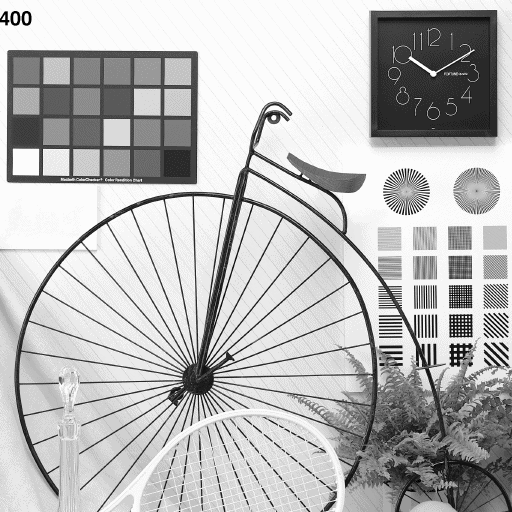
#> input picture data/11.gif, 512 x 512 px; its folder holds only this picture in this run
$ python test0.py
#> lines starting #> are read from the running program, lines starting #| are printed output that depends on the picture; long printed decimals are rounded
### esimple8/esimple8/esimple8.py
from PIL import Image
import numpy as np
import math


def make_watermark(seed, size: tuple[int, int]) -> np.ndarray:
    np.random.seed(seed)
    wtm = np.random.normal(0, 1, size=size).astype(float)
    wtm -= np.mean(wtm)
    wtm /= np.std(wtm)
    return wtm


# [6 lines left out: function make_watermark_2, not called in this run]


def embed(
    img: Image.Image, wtm_list: list[np.ndarray], msg: int, strength: float = -1
) -> Image.Image:
    if img.mode != "L":
        print("Warning: this function is made for grayscale images")
        img = img.convert(mode="L")

    wtm_threshold = 2 ** len(wtm_list) - 1

    if wtm_threshold < msg:
        print(
            f"Error: Too few watermarks: {len(wtm_list)} representing [0, {wtm_threshold}) < {msg}"
        )
        raise

    raw = np.array(img)
    wtm_embed = [
        wtm_list[i] if (msg >> i) & 1 else -wtm_list[i] for i in range(len(wtm_list))
    ]
    for i in range(len(wtm_embed)):
        wtm_embed[i] = wtm_embed[i].astype(float)
        wtm_embed[i].resize(raw.shape)

    wtm_sum = np.sum(wtm_embed, axis=0)
    wtm_sum = (
        wtm_sum
        / wtm_sum.std()
        * (math.sqrt(len(wtm_list)) if strength < 0 else strength)
    )

    raw = raw + wtm_sum
    raw = np.around(raw).clip(0, 255).astype(np.uint8)
    return Image.fromarray(raw, mode="L")


def detect(img: Image.Image, wtm_list: list[np.ndarray]) -> tuple[int, float]:
    if img.mode != "L":
        print("Warning: this function is made for grayscale images")
        img = img.convert(mode="L")

    raw = np.array(img)
    msg = 0
    confidence = 0
    for i in range(len(wtm_list)):
        wtm = wtm_list[i].astype(float)
        wtm.resize(raw.shape)
        val = np.mean(raw * wtm)
        msg += (1 if val > 0 else 0) << i
        confidence += abs(val) - 0.50

    confidence /= len(wtm_list)
    return [msg, confidence * 2]

### esimple8/test0.py
from PIL import Image
import numpy as np
import os
import matplotlib.pyplot as plt
import seaborn as sns
import random

from esimple8 import esimple8


result_path = "./test0_result"
os.makedirs(result_path, exist_ok=True)

dataset_path = "../data"
dataset = []

for file in os.listdir(dataset_path):
    file_path = os.path.join(dataset_path, file)
    if os.path.isfile(file_path):
        try:
            img = Image.open(file_path)
#> img is the input picture: PIL image 512x512 L; min 0, max 252, mean 184.7
            dataset.append(img)
        except IOError:
            pass

random.shuffle(dataset)

max_height = 0
max_width = 0
for img in dataset:
    max_width = max(max_width, img.size[0])
    max_height = max(max_height, img.size[1])
#> this loop made 1 pass
#> (max_width, max_height) on pass 1: (512, 512)

wtm_list = [
    esimple8.make_watermark(int(random.random() * (2**32)), (max_height, max_width))
    for i in range(8)
]
#> wtm_list = 8 items

img = dataset[0]
msg = random.randint(0, 2**8 - 1)
msg_get, confidence = esimple8.detect(esimple8.embed(img, wtm_list, msg), wtm_list)
#> in embed, `wtm_threshold = 2 ** len(wtm_list) - 1`: wtm_threshold = 255
#> in embed, `wtm_embed = [ wtm_list[i] if (msg >> i) & 1 else -wtm_list[i] for i in..`: wtm_embed = 8 items
#> the loop in embed, `for i in range(len(wtm_embed)):` made 8 passes
#> in embed, `wtm_sum = np.sum(wtm_embed, axis=0)`:
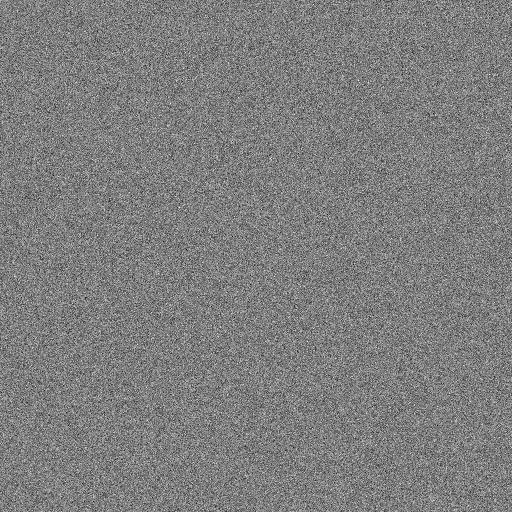
#> wtm_sum: shape (512, 512) float64; min -13.14, max 13.32, mean -1.65e-17; drawn with min black and max white
#> the loop in detect, `for i in range(len(wtm_list)):` made 8 passes
#> (val, msg, confidence) on passes 1 to 8: (-0.999, 0, 0.499), (-1.05, 0, 1.05), (0.654, 4, 1.2), (-0.82, 4, 1.52), (0.942, 20, 1.96), (0.975, 52, 2.44), (0.806, 116, 2.74), (0.739, 244, 2.98)
#> pass 1, in detect, `wtm = wtm_list[i].astype(float)`:
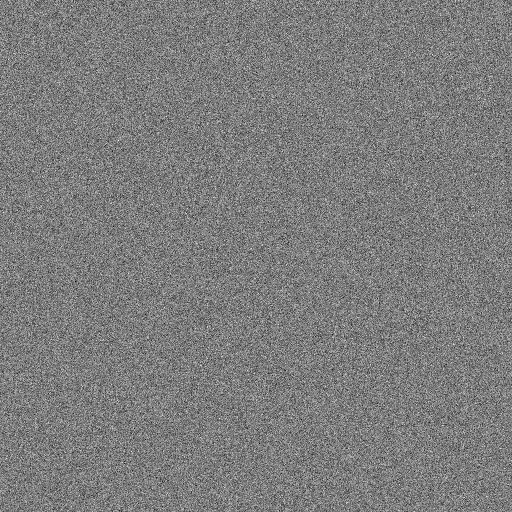
#> wtm: shape (512, 512) float64; min -4.61, max 4.79, mean -1.1e-17; drawn with min black and max white
#> pass 2, in detect, `wtm = wtm_list[i].astype(float)`:
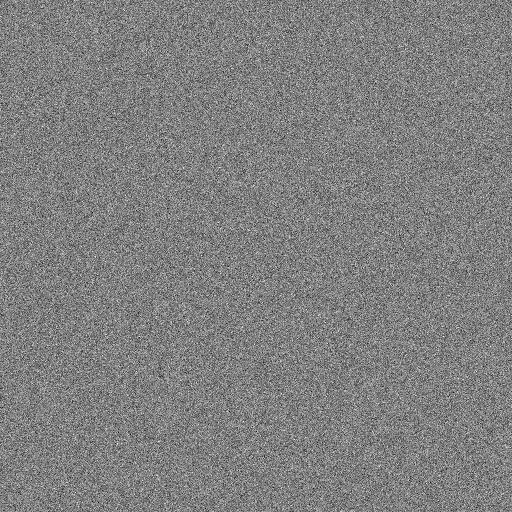
#> wtm: shape (512, 512) float64; min -4.55, max 4.49, mean -2.92e-17; drawn with min black and max white
#> pass 3, in detect, `wtm = wtm_list[i].astype(float)`:
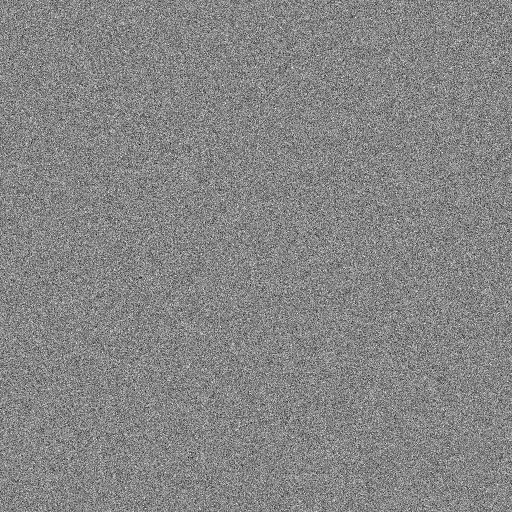
#> wtm: shape (512, 512) float64; min -4.8, max 4.34, mean -2.25e-17; drawn with min black and max white
#> after the loop in detect, `for i in range(len(wtm_list)):`:
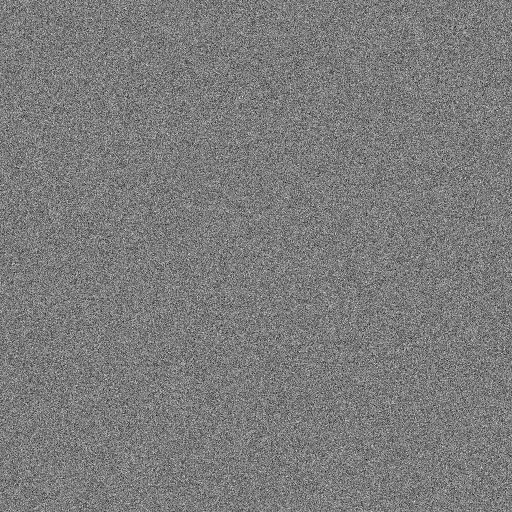
#> wtm: shape (512, 512) float64; min -4.86, max 5.13, mean 4.01e-18; drawn with min black and max white
#> after the loop in detect, `for i in range(len(wtm_list)):`: confidence = 2.98; msg = 244
#> in detect, `confidence /= len(wtm_list)`: confidence = 0.373
#> msg_get = 244; confidence = 0.746
print(msg, msg_get, msg == msg_get, confidence)
#| 244 244 True 0.7455
msg_get, confidence = esimple8.detect(img, wtm_list)
#> the loop in detect (call 2), `for i in range(len(wtm_list)):` made 8 passes
#> (val, msg, confidence) on passes 1 to 8: (-0.0136, 0, -0.486), (-0.0679, 0, -0.919), (-0.322, 0, -1.1), (0.151, 8, -1.45), (-0.0347, 8, -1.91), (-0.000638, 8, -2.41), (-0.166, 8, -2.74), (-0.23, 8, -3.01)
#> msg_get = 8; confidence = -0.754
print(msg, msg_get, msg == msg_get, confidence)
#| 244 8 False -0.7537
